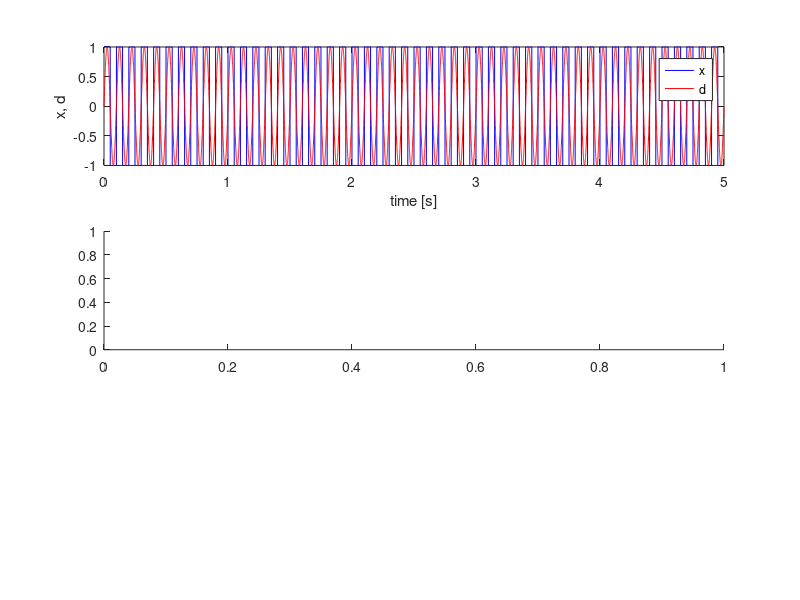

MATLAB code to generate this figure: (Note: this script raises an error after producing the figure.)
% Desired signal generation using Wiener filter

clear all; clc; close all;

fs = 3000;
Ts = 1/fs;
t = 0:Ts:5-Ts;
f = 10;
L = 3000; % wiener filter length

x = square(2*pi*f*t);
% x = randn(1,length(t));
d = sin(2*pi*f*t);

figure(1); 
subplot(311);
plot(t,x,'b'); hold on;
plot(t,d,'r');
legend('x', 'd');
xlabel('time [s]'); ylabel('x, d');
ylim([-1 1]);

subplot(312);
[wopt, y, e, mse] = wiener(x,d,L);
plot(t,y,'k'); hold on;
plot(t,d,'r');
legend('y', 'd');
xlabel('time [s]'); ylabel('y, d');
ylim([-1 1]);

subplot(313);
plot(t,e);
xlabel('time [s]'); ylabel('e');
ylim([-1 1]);

